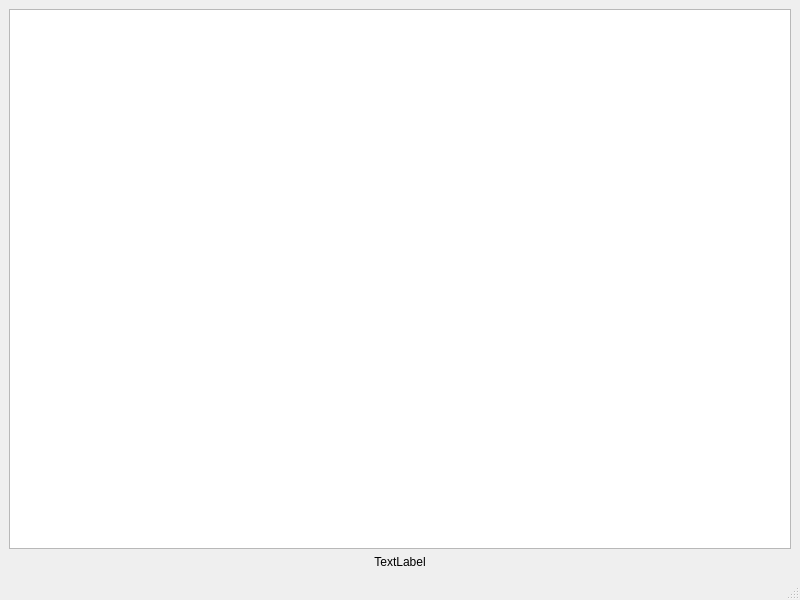
<?xml version="1.0" encoding="UTF-8"?>
<ui version="4.0">
 <class>MainWindow</class>
 <widget class="QMainWindow" name="MainWindow">
  <property name="geometry">
   <rect>
    <x>0</x>
    <y>0</y>
    <width>800</width>
    <height>600</height>
   </rect>
  </property>
  <property name="windowTitle">
   <string>MainWindow</string>
  </property>
  <widget class="QWidget" name="centralwidget">
   <layout class="QVBoxLayout" name="verticalLayout">
    <item>
     <widget class="QListWidget" name="listaPaises"/>
    </item>
    <item>
     <widget class="QLabel" name="labelResultado">
      <property name="text">
       <string>TextLabel</string>
      </property>
      <property name="alignment">
       <set>Qt::AlignmentFlag::AlignCenter</set>
      </property>
     </widget>
    </item>
   </layout>
  </widget>
  <widget class="QMenuBar" name="menubar">
   <property name="geometry">
    <rect>
     <x>0</x>
     <y>0</y>
     <width>800</width>
     <height>30</height>
    </rect>
   </property>
  </widget>
  <widget class="QStatusBar" name="statusbar"/>
 </widget>
 <resources/>
 <connections/>
</ui>
